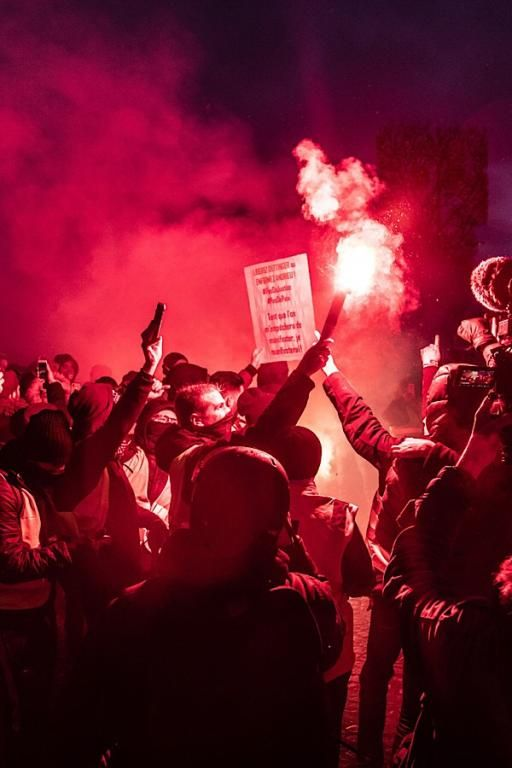
#> input picture pertemuan 11/image11.jpg, 512 x 768 px
$ python sobel.py   (older library calls are emulated)
#> lines starting #> are read from the running program, lines starting #| are printed output that depends on the picture; after the words box and inside, x2 and y2 are one past the last pixel; in counts of white or black regions, pixels touching at a corner belong together
import cv2
import numpy as np

# Baca citra grayscale
image = cv2.imread('image11.jpg', cv2.IMREAD_GRAYSCALE)
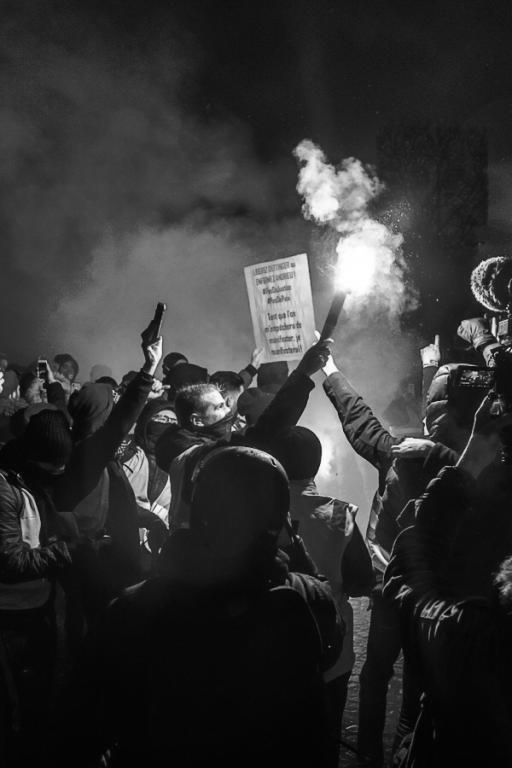
#> image: shape (768, 512); min 0, max 255, mean 51

# Deteksi tepi menggunakan sobel
sobelx = cv2.Sobel(image, cv2.CV_64F, 1, 0, ksize=5) # Sobel X
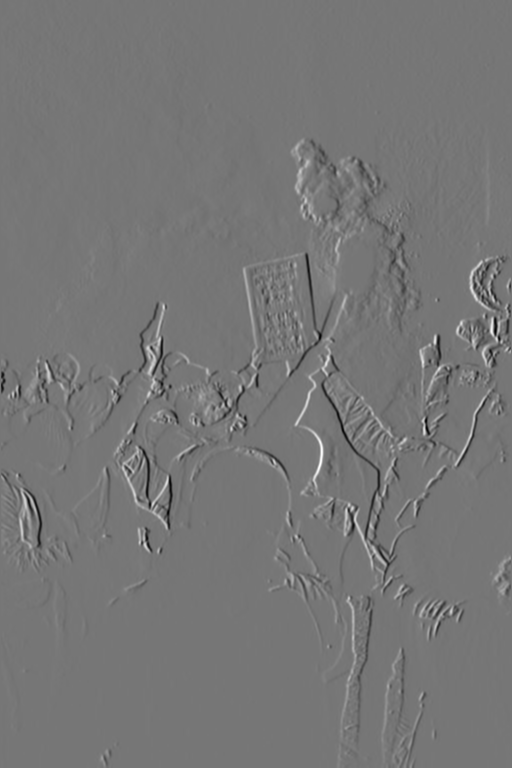
#> sobelx: shape (768, 512) float64; min -8557, max 9829, mean -2.7; drawn with min black and max white
sobely = cv2.Sobel(image, cv2.CV_64F, 0, 1, ksize=5) # Sobel Y
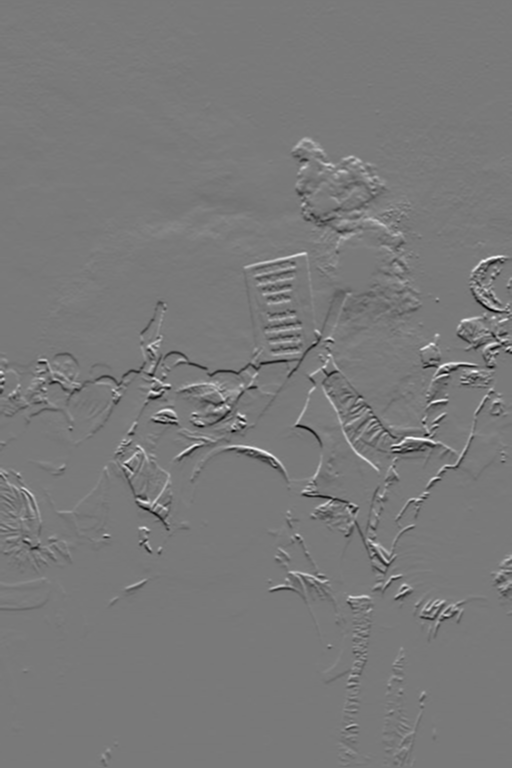
#> sobely: shape (768, 512) float64; min -7613, max 8333, mean -3; drawn with min black and max white

# Tampilkan hasil
cv2.imshow('Sobel X', sobelx)
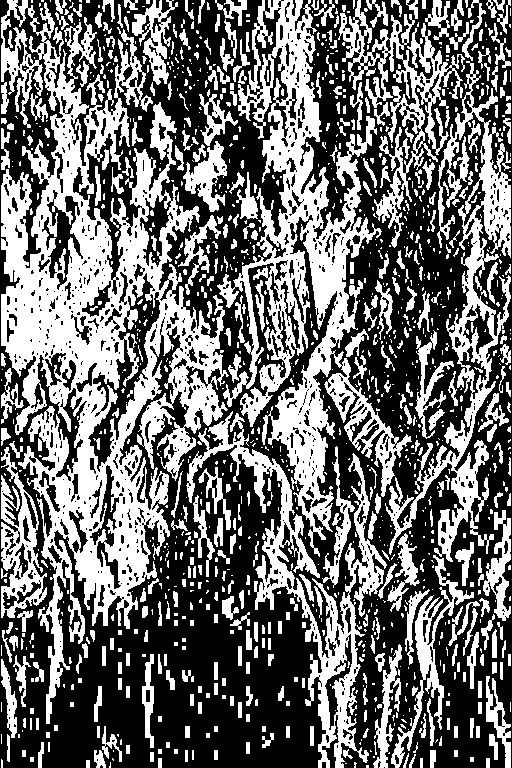
#> window 'Sobel X': shape (768, 512); 43.1% white; 1232 white regions (783 under 20 px), largest, box (x1, y1, x2, y2) and area: (1, 0, 229, 724) 57699, (217, 0, 412, 557) 28904, (385, 61, 511, 562) 12404
cv2.imshow('Sobel Y', sobely)
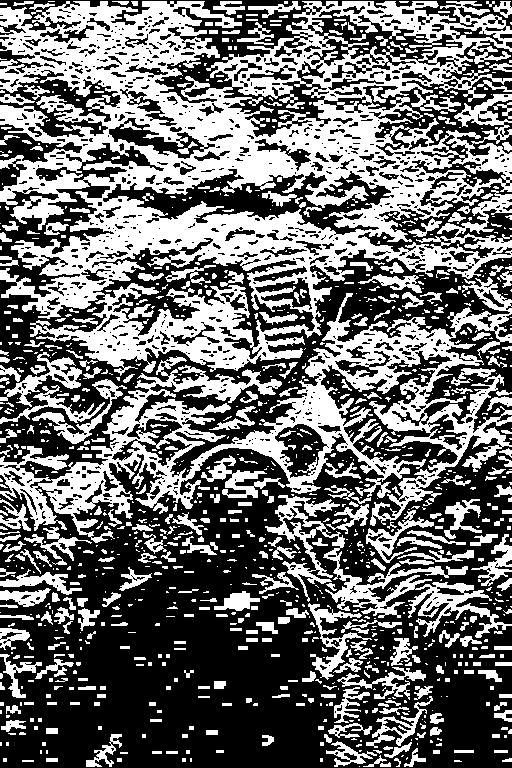
#> window 'Sobel Y': shape (768, 512); 43.2% white; 1201 white regions (781 under 20 px), largest, box (x1, y1, x2, y2) and area: (0, 1, 512, 376) 87965, (0, 277, 512, 543) 31157, (265, 495, 512, 638) 6207
cv2.waitKey(0)
#> (the run stopped early here; a loop or call above may not have finished)
